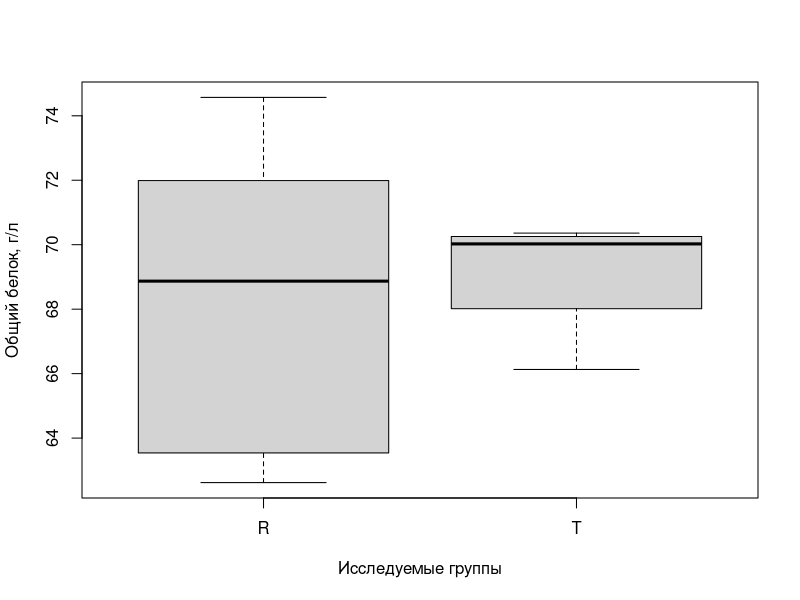
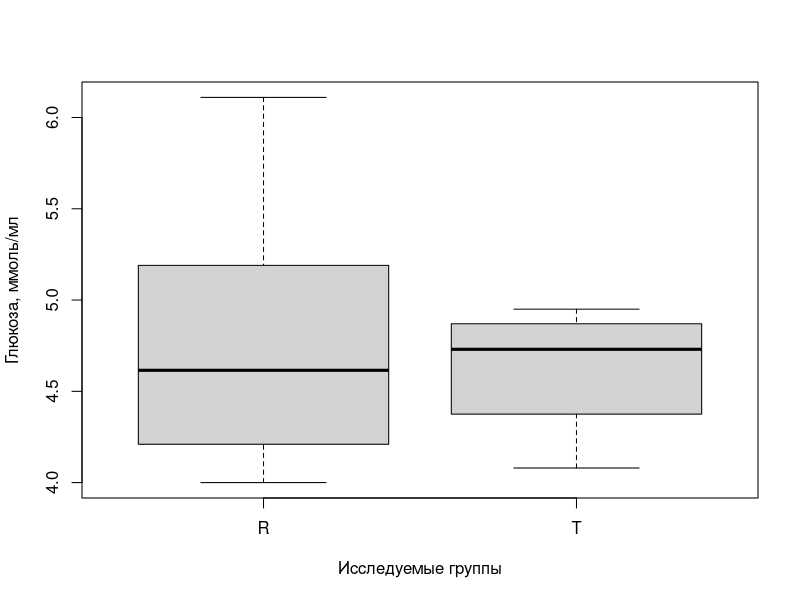
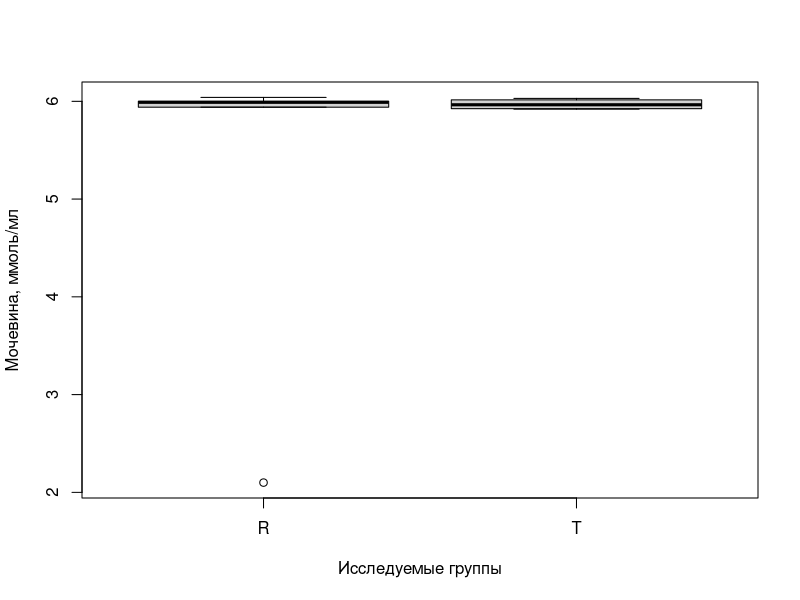

Write R code to recreate these figures, in order.
## ---- chunk 1
check.diff <- function(a, b) {
  if(any(shapiro.test(a)$p.value < 0.05, shapiro.test(b)$p.value < 0.05)) {
    pval <- wilcox.test(a, b)$p.value
    pval.w.crit <- sprintf("%.4f (%s)", pval, "w")
  } else {
    pval <- t.test(a, b)$p.value
    pval.w.crit <- sprintf("%.4f (%s)", pval, "t")
  }
  if(pval < 0.05) {
    text = sprintf("найдены статистически значимые отличия (%s)", pval.w.crit)
  } else {
    text = sprintf("статистически значимых отличий не обнаружено (%s)", pval.w.crit)
  }
  res <- data.frame(pval = pval,
                    pval.w.crit = pval.w.crit,
                    text = text)
  
  res
}

d <- openxlsx::read.xlsx("../data/working.dataset.xlsx")
## ---- chunk 2
tbl <- aggregate(. ~ group + sex, d[,c("group", "sex", "age", "temp", "weight", "height")], function(x) sprintf("%.2f±%.2f", mean(x), sd(x)))
names(tbl) <- c("Группа", "Пол", "Возраст, полных лет", "Температура, °C", "Вес, кг", "Рост, см")
tbl <- flextable::flextable(tbl)
tbl <- flextable::autofit(tbl)
flextable::theme_box(tbl)
## ---- chunk 3
ll <- list()
for(x in c("protein", "glucose", "urea")) {
  ll[[x]] <- check.diff(a = d[d$group == "T", x], b = d[d$group == "R", x])
}
## ---- chunk 4
boxplot(protein ~ group, d, xlab = "Исследуемые группы", ylab = "Общий белок, г/л")
## ---- chunk 5
boxplot(glucose ~ group, d, xlab = "Исследуемые группы", ylab = "Глюкоза, ммоль/мл")
## ---- chunk 6
boxplot(urea ~ group, d, xlab = "Исследуемые группы", ylab = "Мочевина, ммоль/мл")
